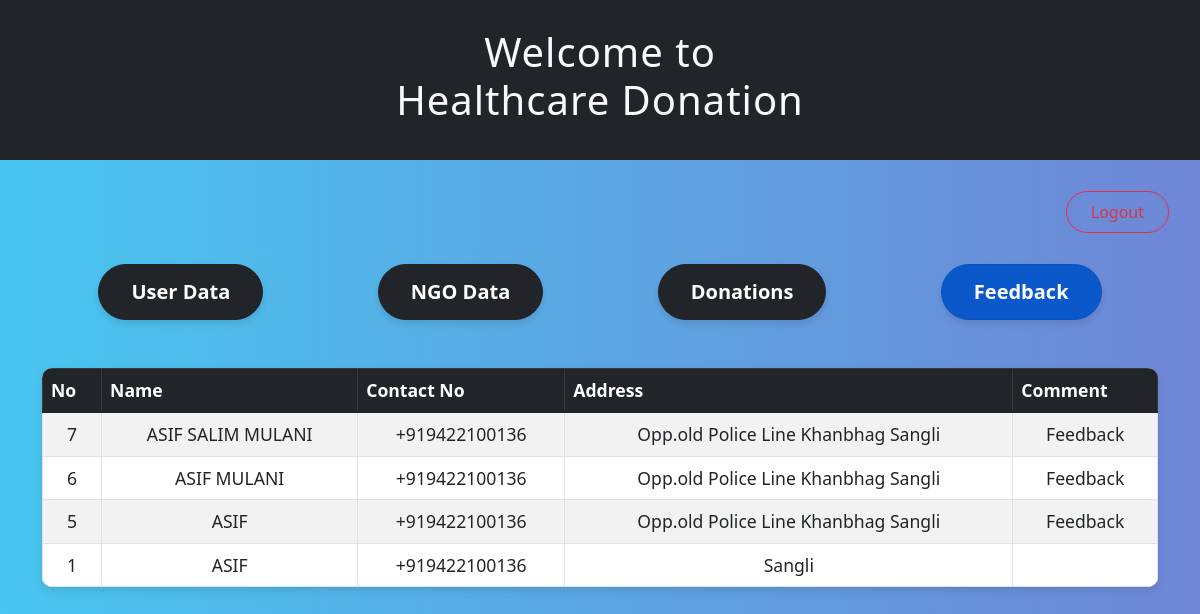
The app's page /Admin_Page/Feedback.php (signed in) with its own data.
### tables this page shows
CREATE TABLE `feedback` (
  `id` int(100) NOT NULL,
  `Your_name` varchar(100) NOT NULL,
  `Contact_number` varchar(100) NOT NULL,
  `Address` varchar(100) NOT NULL,
  `Comment` varchar(100) NOT NULL
);

### Admin_Page/Feedback.php (the view, shortened to what this page needs)
<?php
require_once "config.php";
$sql = "SELECT * FROM feedback ORDER BY id DESC";
$result = mysqli_query($conn, $sql);
?>
<!DOCTYPE html>
<html lang="en">
<head>
    <link rel="stylesheet" href="home.css">
    <link href="https://cdn.jsdelivr.net/npm/bootstrap@5.1.3/dist/css/bootstrap.min.css" rel="stylesheet">
</head>
<body>
    <section class="hero">
        <nav class="navbar navbar-dark bg-dark d-lg-flex w-100 justify-content-center">
            <h1 class="text-light">Welcome to <br> Healthcare Donation</h1>
        </nav>
        <form method="post" class="d-lg-flex w-80 justify-content-end m-3">
            <button type="submit" class="btn btn-outline-danger" name="but_logout">Logout</button>
        </form>
        <div class="btn-group Header_1 d-flex justify-content-evenly mb-5">
            <a href="home.php"><button type="button" class="btn btn-dark btn-lg">User Data</button></a>
            <a href="NGO_Data.php"><button type="button" class="btn btn-dark btn-lg">NGO Data</button></a>
            <a href="Donations.php"><button type="button" class="btn btn-dark btn-lg">Donations</button></a>
            <a href="Feedback.php"><button type="button" class="btn btn-primary btn-lg active">Feedback</button></a>
        </div>
        <div class="container">
            <table class="table table-bordered table-striped">
                <thead class="table-dark">
                    <tr>
                        <th>No</th>
                        <th>Name</th>
                        <th>Contact No</th>
                        <th>Address</th>
                        <th>Comment</th>
                    </tr>
                </thead>
                <tbody>
                    <?php
                    if ($result && mysqli_num_rows($result) > 0) {
                        while ($rows = mysqli_fetch_assoc($result)) {
                            echo "<tr>
                                    <td>{$rows['id']}</td>
                                    <td>{$rows['Your_name']}</td>
                                    <td>{$rows['Contact_number']}</td>
                                    <td>{$rows['Address']}</td>
                                    <td>{$rows['Comment']}</td>
                                </tr>";
                        }
                    } else {
                        echo "<tr><td colspan='5' class='text-center'>No feedback available.</td></tr>";
                    }
                    ?>
                </tbody>
            </table>
        </div>
    </section>
</body>
</html>

### Admin_Page/home.css (style rules this page uses)
* { margin: 0; padding: 0; box-sizing: border-box; font-family: 'Segoe UI', Tahoma, Geneva, Verdana, sans-serif; }
body { background: #f4f6f9; }
.hero { background: linear-gradient(to right, #48c6ef, #6f86d6); min-height: 100vh; padding-bottom: 40px; }
h1 { text-align: center; font-size: 3rem; color: white; padding: 20px 0; font-weight: 700; letter-spacing: 1px; }
.Header_1 { width: 100%; display: flex; justify-content: center; gap: 1rem; }
.Header_1 .btn { padding: 0.75rem 2rem; border-radius: 30px; transition: all 0.3s ease; font-weight: 600; box-shadow: 0 4px 6px rgba(0, 0, 0, 0.1); }
table { margin: 2rem auto; font-size: 1.1rem; border-collapse: collapse; box-shadow: 0 4px 10px rgba(0, 0, 0, 0.1); width: 90%; background-color: white; border-radius: 10px; overflow: hidden; }
th { background-color: #343a40; color: white; font-weight: bold; padding: 12px; }
td { background-color: #f1f9ec; border: 1px solid #ddd; padding: 12px; text-align: center; }
form button[name="but_logout"] { margin: 15px; font-size: 1rem; padding: 0.5rem 1.5rem; border-radius: 25px; transition: all 0.3s ease; }

### records on screen
feedback: id "7", Your_name "ASIF SALIM MULANI", Contact_number "+919422100136", Address "Opp.old Police Line Khanbhag Sangli", Comment "Feedback"
feedback: id "6", Your_name "ASIF MULANI", Contact_number "+919422100136", Address "Opp.old Police Line Khanbhag Sangli", Comment "Feedback"
feedback: id "5", Your_name "ASIF", Contact_number "+919422100136", Address "Opp.old Police Line Khanbhag Sangli", Comment "Feedback"
feedback: id "1", Your_name "ASIF", Contact_number "+919422100136", Address "Sangli"
